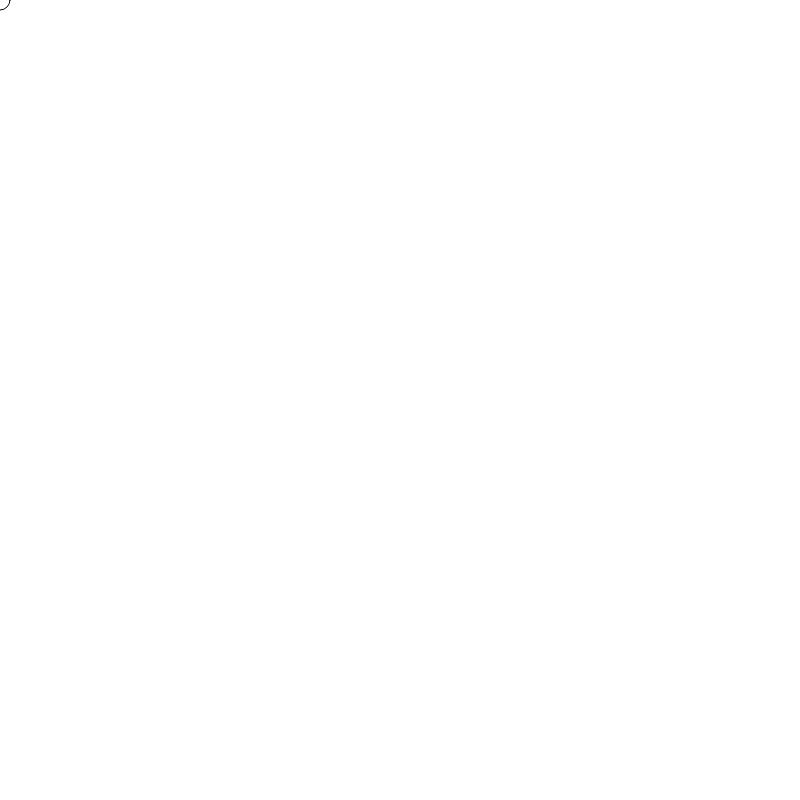
Frame 1 (no input)
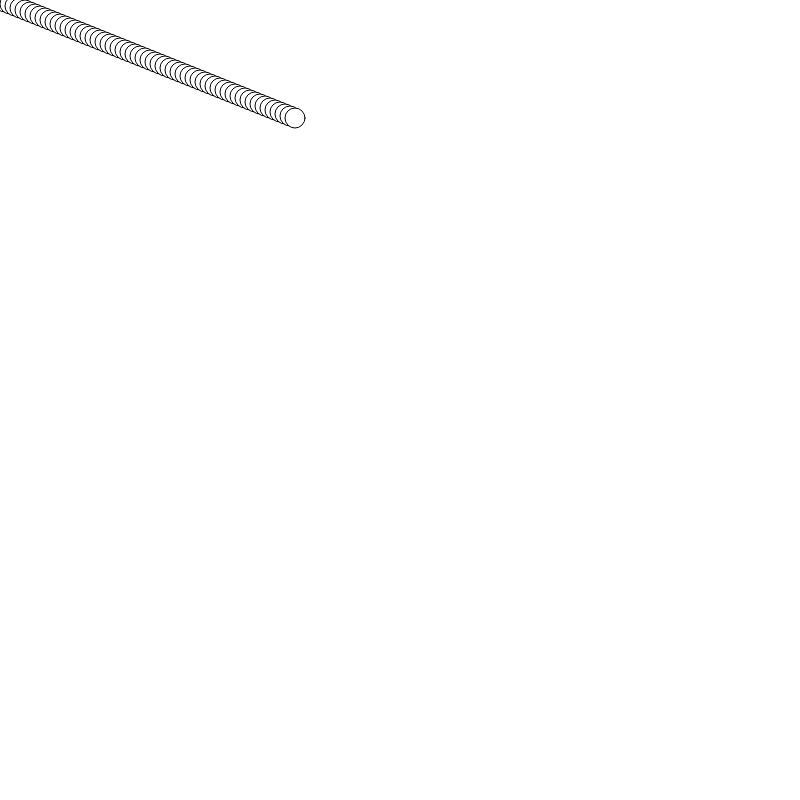
Frame 60 (no input)
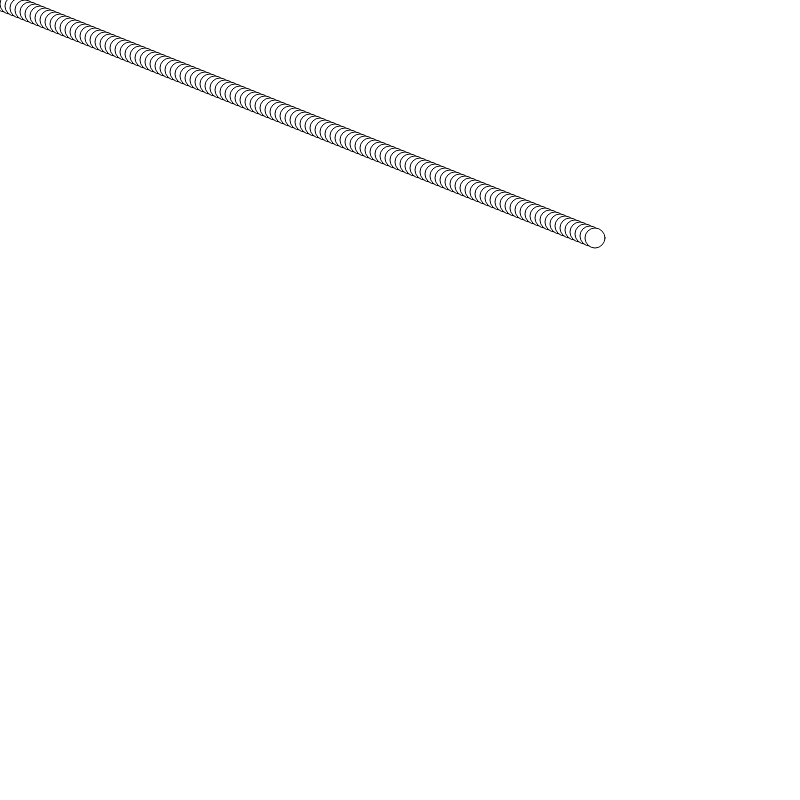
Frame 120 (the mouse pressed at the canvas centre since frame 60)

The p5.js sketch that drew these frames (run headless with seeded random() and noise() and a simulated clock; from frame 60 on, the mouse is pressed at the canvas centre):

// p5.js sketch
// ── sketch.js
let x = 0;
let y = 0;
let speedX = 5;
let speedY = 2;

function setup() {
  createCanvas(800, 800);
}

function draw() {
  ellipse(x, y, 20);
  x = x + speedX;
  y = y + speedY;

  /* -> Conditionals! <- */
  // if (x > width) speedX = speedX * -1;
  // if (x < 0) speedX = speedX * -1;
  // if (y > height || y < 0) speedY *= -1;
}
